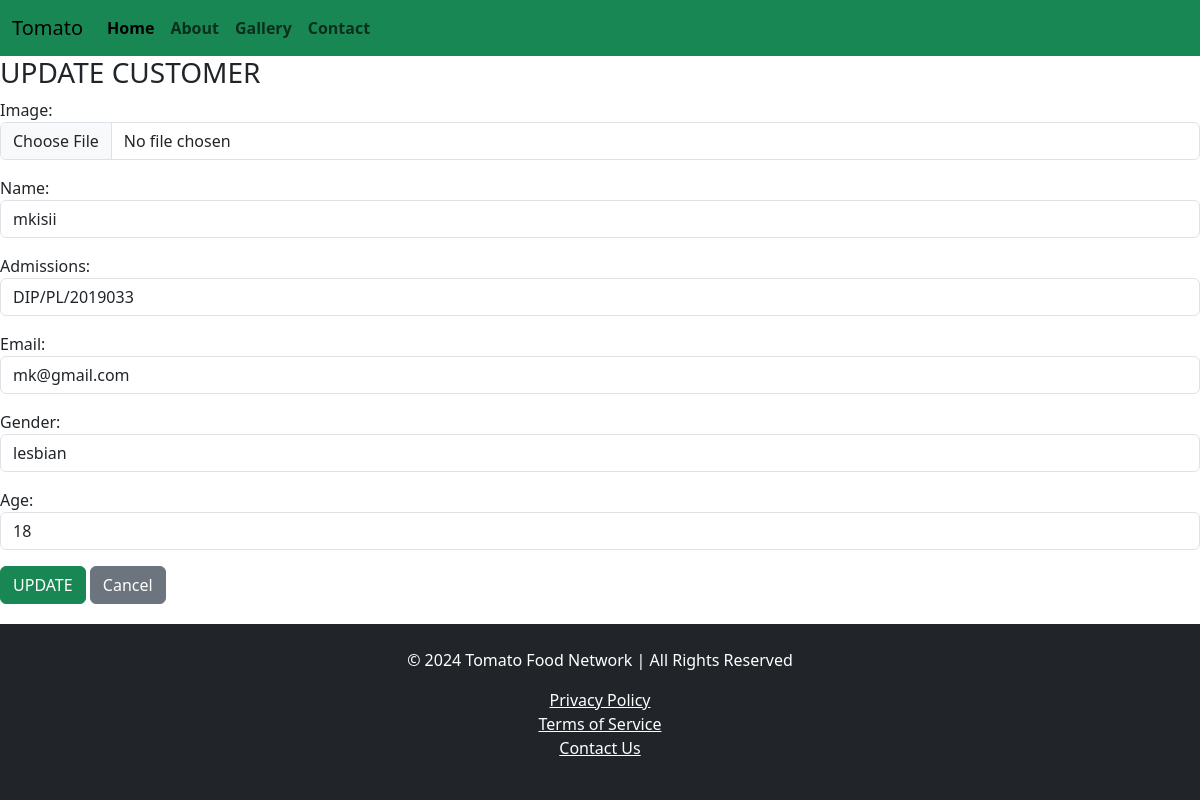
/customers/update/5, run on the app's committed database.
### customers/models.py (models this page shows, shortened)
class Customer(models.Model):
    image= models.ImageField(upload_to='customers_images/', blank=True)
    name = models.CharField(max_length=22)
    admissions = models.CharField(max_length=22, validators=[
            RegexValidator(
                regex=r'^DIP/PL/\d{7}$',
                message='Admission must be in the format DIP/PL/XXXXXXX (7 digits).',
                code='invalid_admission'),],)
    email = models.CharField(max_length=25)
    gender = models.CharField(max_length=22)
    age = models.IntegerField()

### customers/views.py (the view)
# urls.py: path('update/<int:id>', views.update, name='update'),
def update(request, id):
    customer = get_object_or_404(Customer, id=id)
    if request.method == 'POST':
        form = CustomerForm(request.POST, request.FILES, instance=customer)
        if form.is_valid():
            form.save()
            if 'image' in request.FILES:
                file_name = os.path.basename(request.FILES['image'].name)
                messages.success(request, f'Customer updated successfully! {file_name} Uploaded')
            else:
                messages.error(request , 'Customer details updated successfully!')
            return redirect('about')
        else:
            messages.error(request , 'Please confirm your Changes!')
    else:
        form = CustomerForm(instance=customer)
    return render(request, 'update.html', {"form":form, "customer":customer})

### customers/forms.py
class CustomerForm(forms.ModelForm):
    class Meta:
        model = Customer
        fields = '__all__'
        widgets = {
            'name': forms.TextInput(attrs={'class': 'form-control' , 'placeholder': 'Enter Your Name'}),
            'admissions':  forms.TextInput(attrs={'class': 'form-control' , 'placeholder': 'DIP/PL/2019033'}),
            'email': forms.EmailInput(attrs={'class': 'form-control' , 'placeholder': 'Enter Your Email'}),
            'gender': forms.TextInput(attrs={'class': 'form-control' , 'placeholder': 'Enter Your Gender'}),
            'age': forms.NumberInput(attrs={'class': 'form-control' , 'placeholder': 'Enter Your Age'}),
            'image': forms.ClearableFileInput(attrs={
                'class': 'form-control' ,
                'accept': 'images/*',
                'title': 'Upload Your Image Here'
            }),
        }

### customers/templates/update.html (shortened to what this page needs)
{% extends 'base.html' %}
{% load static %}
{% block content %}
<h3>UPDATE CUSTOMER</h3>
<form action="" method="POST" ENCTYPE="multipart/form-data">
        {{ form.as_p }}
    <button TYPE="submit" class="btn btn-success">UPDATE</button>
    <a href="{% url 'about' %}" class="btn btn-secondary">Cancel</a>
</form>
{% endblock %}

### data on the page
Customer: name "mkisii", admissions "DIP/PL/2019033", email "mk@gmail.com", gender "lesbian", age "18"
